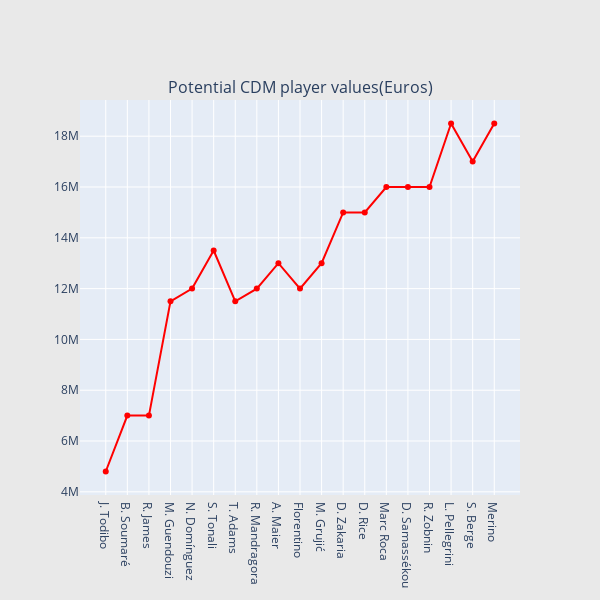

The code cell stored with this chart in its notebook:
### Code cell
def scatter_plot(cnt_srs, color):
   trace = go.Scatter(
       x=cnt_srs.index[::-1],
       y=cnt_srs.values[::-1],
       showlegend=False,
       marker=dict(
           color=color,
       ),
   )
   return trace
cnt_srs = fifa_potential_cdm.value_eur
cnt_srs.index = fifa_potential_cdm.short_name
trace1 = scatter_plot(cnt_srs, 'red')
subtitles = ["Potential CDM player values(Euros)"]
fig = tools.make_subplots(rows=1, cols=1, vertical_spacing=0.08,
                         subplot_titles=subtitles)
fig.append_trace(trace1, 1, 1)
fig['layout'].update(height=600, width=600, paper_bgcolor='rgb(233,233,233)')
py.iplot(fig, filename='h2o-plots')

### Figure 1 — Plotly figure (JSON) as saved in the notebook; plotly's stock layout.template omitted (floating-point values rounded to 4 significant figures)
{"data": [{"marker": {"color": "red"}, "showlegend": false, "type": "scatter", "x": ["J. Todibo", "B. Soumaré", "R. James", "M. Guendouzi", "N. Domínguez", "S. Tonali", "T. Adams", "R. Mandragora", "A. Maier", "Florentino", "M. Grujić", "D. Zakaria", "D. Rice", "Marc Roca", "D. Samassékou", "R. Zobnin", "L. Pellegrini", "S. Berge", "Merino"], "xaxis": "x", "y": [4800000, 7000000, 7000000, 11500000, 12000000, 13500000, 11500000, 12000000, 13000000, 12000000, 13000000, 15000000, 15000000, 16000000, 16000000, 16000000, 18500000, 17000000, 18500000], "yaxis": "y"}], "layout": {"annotations": [{"font": {"size": 16}, "showarrow": false, "text": "Potential CDM player values(Euros)", "x": 0.5, "xanchor": "center", "xref": "paper", "y": 1, "yanchor": "bottom", "yref": "paper"}], "height": 600, "paper_bgcolor": "rgb(233,233,233)", "width": 600, "xaxis": {"anchor": "y", "domain": [0, 1]}, "yaxis": {"anchor": "x", "domain": [0, 1]}}}
